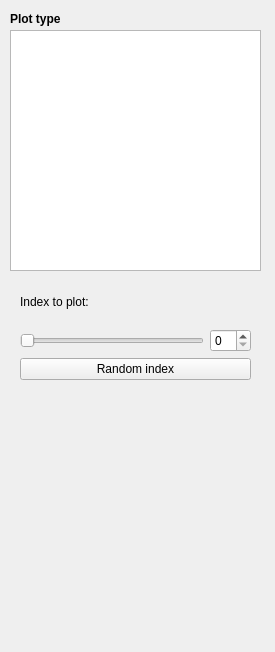
<?xml version="1.0" encoding="UTF-8"?>
<ui version="4.0">
 <class>Form</class>
 <widget class="QWidget" name="Form">
  <property name="geometry">
   <rect>
    <x>0</x>
    <y>0</y>
    <width>275</width>
    <height>652</height>
   </rect>
  </property>
  <property name="windowTitle">
   <string>Form</string>
  </property>
  <widget class="QLabel" name="label">
   <property name="geometry">
    <rect>
     <x>10</x>
     <y>10</y>
     <width>58</width>
     <height>18</height>
    </rect>
   </property>
   <property name="font">
    <font>
     <weight>75</weight>
     <bold>true</bold>
    </font>
   </property>
   <property name="text">
    <string>Plot type</string>
   </property>
  </widget>
  <widget class="QListWidget" name="listWidget">
   <property name="geometry">
    <rect>
     <x>10</x>
     <y>30</y>
     <width>251</width>
     <height>241</height>
    </rect>
   </property>
  </widget>
  <widget class="QWidget" name="">
   <property name="geometry">
    <rect>
     <x>20</x>
     <y>280</y>
     <width>231</width>
     <height>100</height>
    </rect>
   </property>
   <layout class="QVBoxLayout" name="verticalLayout">
    <item>
     <widget class="QLabel" name="label_2">
      <property name="text">
       <string>Index to plot:</string>
      </property>
     </widget>
    </item>
    <item>
     <layout class="QHBoxLayout" name="horizontalLayout">
      <item>
       <widget class="QSlider" name="horizontalSlider">
        <property name="orientation">
         <enum>Qt::Horizontal</enum>
        </property>
       </widget>
      </item>
      <item>
       <widget class="QSpinBox" name="spinBox"/>
      </item>
     </layout>
    </item>
    <item>
     <widget class="QPushButton" name="pushButton">
      <property name="text">
       <string>Random index</string>
      </property>
     </widget>
    </item>
   </layout>
  </widget>
 </widget>
 <resources/>
 <connections>
  <connection>
   <sender>horizontalSlider</sender>
   <signal>valueChanged(int)</signal>
   <receiver>spinBox</receiver>
   <slot>setValue(int)</slot>
   <hints>
    <hint type="sourcelabel">
     <x>159</x>
     <y>321</y>
    </hint>
    <hint type="destinationlabel">
     <x>219</x>
     <y>315</y>
    </hint>
   </hints>
  </connection>
  <connection>
   <sender>spinBox</sender>
   <signal>valueChanged(int)</signal>
   <receiver>horizontalSlider</receiver>
   <slot>setValue(int)</slot>
   <hints>
    <hint type="sourcelabel">
     <x>226</x>
     <y>331</y>
    </hint>
    <hint type="destinationlabel">
     <x>156</x>
     <y>325</y>
    </hint>
   </hints>
  </connection>
 </connections>
</ui>
